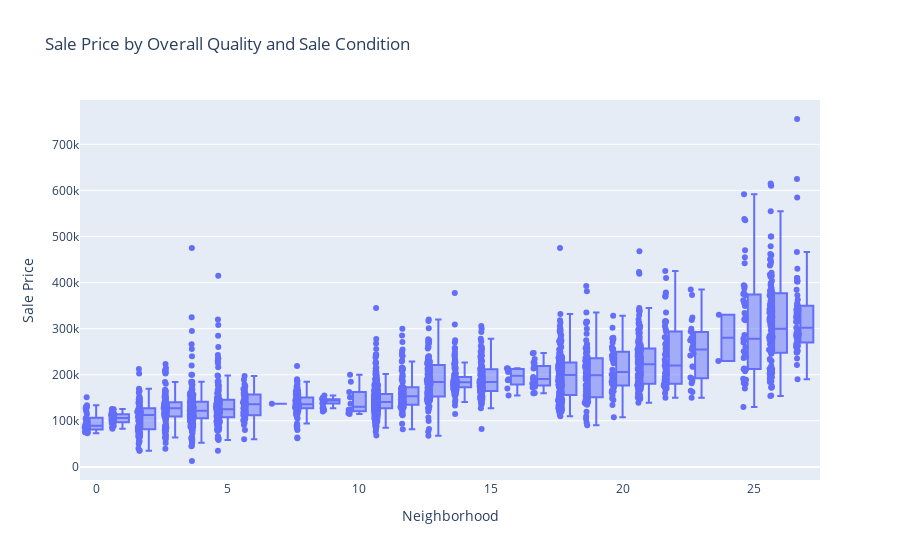

Notebook code for this chart:
### Code cell
fig = px.box(housing, x='Neighborhood', y='SalePrice', points="all", ,
             title='Sale Price by Overall Quality and Sale Condition',
             labels={'OverallQual': 'Overall Quality', 'SalePrice': 'Sale Price'})

fig.show()

### Figure 1 — Plotly figure (JSON) as saved in the notebook; plotly's stock layout.template omitted (floating-point values rounded to 4 significant figures; data arrays with more than 128 entries replaced by an {"elided": "..."} marker saying what was removed)
{"data": [{"alignmentgroup": "True", "boxpoints": "all", "hovertemplate": "Neighborhood=%{x}<br>Sale Price=%{y}<extra></extra>", "legendgroup": "", "marker": {"color": "#636efa"}, "name": "", "notched": false, "offsetgroup": "", "orientation": "v", "showlegend": false, "type": "box", "x": {"elided": "2579 int values"}, "x0": " ", "xaxis": "x", "y": {"elided": "2579 int values"}, "y0": " ", "yaxis": "y"}], "layout": {"boxmode": "group", "legend": {"tracegroupgap": 0}, "title": {"text": "Sale Price by Overall Quality and Sale Condition"}, "xaxis": {"anchor": "y", "domain": [0, 1], "title": {"text": "Neighborhood"}}, "yaxis": {"anchor": "x", "domain": [0, 1], "title": {"text": "Sale Price"}}}}
